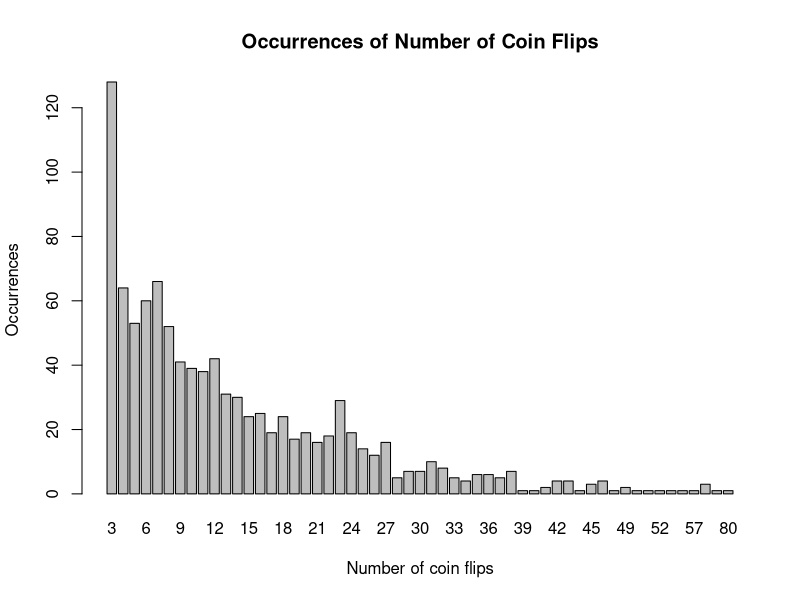

This figure's R source:
# cs201_asn_3.R
# Bryn Bijur, s1324044
# CS-201
# Spring 2024

#1 pop_density() function
data(state)

pop_density <- function(state_abb) {
  state_index <- match(toupper(state_abb), toupper(state.abb))
  
  if (!is.na(state_index)) {
    density <- round(state.x77[state_index, "Population"] * 1000 / state.x77[state_index, "Area"], 1)
    state_name <- state.name[state_index]
    return(paste(state_name, ": ", density, " people per square mile (1977)"))
  } else {
    return("Invalid state abbreviation.")
  }
}

print(pop_density('NJ'))
print(pop_density('wy'))

#2 Flips() for loop and bar plot
flips <- function() {
  total_flips <- 0
  nheads <- 0
  
  # if nheads becomes 3, we got three 'heads' in a row
  while (nheads < 3) {
    if (sample(c("T", "H"), 1) == "H") {
      nheads <- nheads + 1
    } else {
      # didn't get heads; must reset to 0
      nheads <- 0
    }
    
    total_flips <- total_flips + 1
  } # end while
  
  return(total_flips)
}

#a) for loop
flips_vec <- numeric(1000)

for (i in 1:1000) {
  flips_vec[i] <- flips()
}
flip_counts <- table(flips_vec)
most_frequent <- which.max(flip_counts)
cat("Most frequent number of coin flips to get 3 heads in a row:", most_frequent, "\n")

#b) replicate
flips_vec_replicate <- replicate(1000, flips())
flip_counts_replicate <- table(flips_vec_replicate)
barplot(flip_counts, main = "Occurrences of Number of Coin Flips", 
        xlab = "Number of coin flips", ylab = "Occurrences")

#c) Approximation of the probability of getting 3 heads in a row in just 3 coin tosses
approx_probability <- flip_counts[3] / sum(flip_counts)
cat("Approximation of the probability:", approx_probability)

